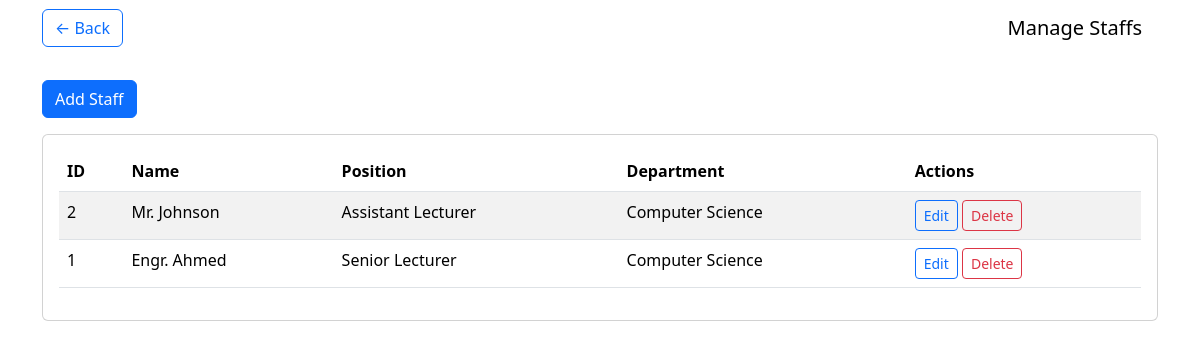
/manage_staffs.php?dept_id=1 (signed in), run on the app's committed database.
### tables this page shows
CREATE TABLE IF NOT EXISTS staffs (
  id INT AUTO_INCREMENT PRIMARY KEY,
  name VARCHAR(150) NOT NULL,
  position VARCHAR(150) NOT NULL,
  department_id INT NOT NULL,
  created_at TIMESTAMP DEFAULT CURRENT_TIMESTAMP,
  FOREIGN KEY (department_id) REFERENCES departments(id) ON DELETE CASCADE
);

CREATE TABLE IF NOT EXISTS departments (
  id INT AUTO_INCREMENT PRIMARY KEY,
  name VARCHAR(150) NOT NULL,
  hod_name VARCHAR(150) NOT NULL,
  hod_image VARCHAR(255) DEFAULT NULL,
  created_at TIMESTAMP DEFAULT CURRENT_TIMESTAMP
);

### manage_staffs.php (the view, shortened to what this page needs)
<?php
include('config.php');
$dept_id = isset($_GET['dept_id']) ? intval($_GET['dept_id']) : 0;
$where = $dept_id ? " WHERE department_id=$dept_id " : "";
$staffs = mysqli_query($conn, "SELECT s.*, d.name as dept_name FROM staffs s LEFT JOIN departments d ON s.department_id=d.id $where ORDER BY s.id DESC");
?>
<!doctype html>
<html>
<head><meta charset="utf-8"><title>Manage Staffs</title>
<link href="https://cdn.jsdelivr.net/npm/bootstrap@5.3.2/dist/css/bootstrap.min.css" rel="stylesheet"></head>
<body>
<nav class="navbar navbar-light" style="background:#fff;">
  <div class="container">
    <a href="admin_dashboard.php" class="btn btn-outline-primary">&larr; Back</a>
    <span class="navbar-brand">Manage Staffs</span>
  </div>
</nav>
<div class="container mt-4">
  <div class="mb-3">
    <a href="add_staff.php<?php echo $dept_id ? '?dept_id='.$dept_id : ''; ?>" class="btn btn-primary">Add Staff</a>
  </div>
  <div class="card p-3">
    <table class="table table-striped">
      <thead><tr><th>ID</th><th>Name</th><th>Position</th><th>Department</th><th>Actions</th></tr></thead>
      <tbody>
        <?php if(mysqli_num_rows($staffs)>0): while($s=mysqli_fetch_assoc($staffs)): ?>
        <tr>
          <td><?php echo $s['id']; ?></td>
          <td><?php echo htmlspecialchars($s['name']); ?></td>
          <td><?php echo htmlspecialchars($s['position']); ?></td>
          <td><?php echo htmlspecialchars($s['dept_name']); ?></td>
          <td>
            <a href="edit_staff.php?id=<?php echo $s['id']; ?>" class="btn btn-sm btn-outline-primary">Edit</a>
            <a href="delete_staff.php?id=<?php echo $s['id']; ?>" onclick="return confirm('Delete this staff?');" class="btn btn-sm btn-outline-danger">Delete</a>
          </td>
        </tr>
        <?php endwhile; else: ?>
        <tr><td colspan="5" class="text-muted">No staffs found.</td></tr>
        <?php endif; ?>
      </tbody>
    </table>
  </div>
</div>
</body>
</html>

### data on the page
staffs: id "2", name "Mr. Johnson", position "Assistant Lecturer", department.name "Computer Science"
staffs: id "1", name "Engr. Ahmed", position "Senior Lecturer", department.name "Computer Science"
